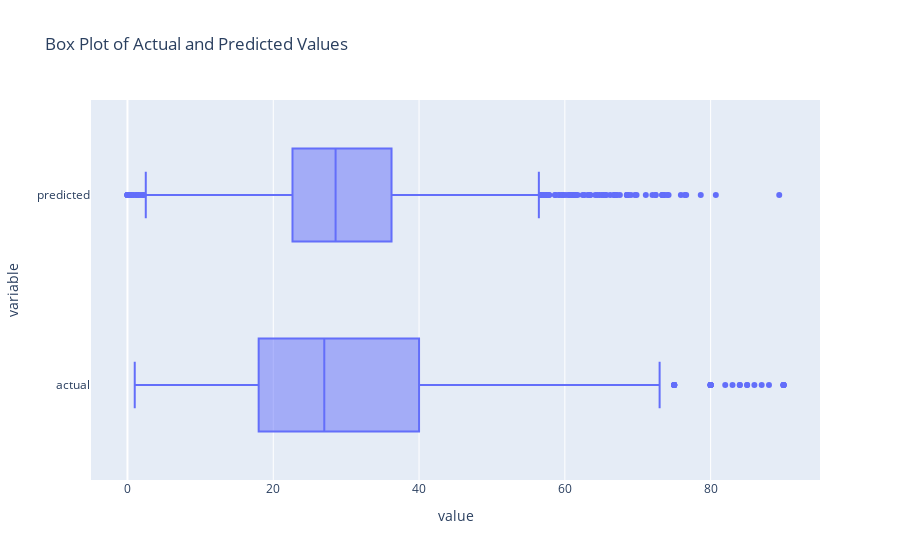

This figure's notebook cell:
### Code cell
# Compare boxplots of actual and predicted values
fig = px.box(df, x=['actual', 'predicted'], title='Box Plot of Actual and Predicted Values')

fig.show()

### Figure 1 — Plotly figure (JSON) as saved in the notebook; plotly's stock layout.template omitted (floating-point values rounded to 4 significant figures; data arrays with more than 128 entries replaced by an {"elided": "..."} marker saying what was removed)
{"data": [{"alignmentgroup": "True", "hovertemplate": "value=%{x}<br>variable=%{y}<extra></extra>", "legendgroup": "", "marker": {"color": "#636efa"}, "name": "", "notched": false, "offsetgroup": "", "orientation": "h", "showlegend": false, "type": "box", "x": {"elided": "3794 float values"}, "x0": " ", "xaxis": "x", "y": {"elided": "3794 str values"}, "y0": " ", "yaxis": "y"}], "layout": {"boxmode": "group", "legend": {"tracegroupgap": 0}, "title": {"text": "Box Plot of Actual and Predicted Values"}, "xaxis": {"anchor": "y", "domain": [0, 1], "title": {"text": "value"}}, "yaxis": {"anchor": "x", "domain": [0, 1], "title": {"text": "variable"}}}}
